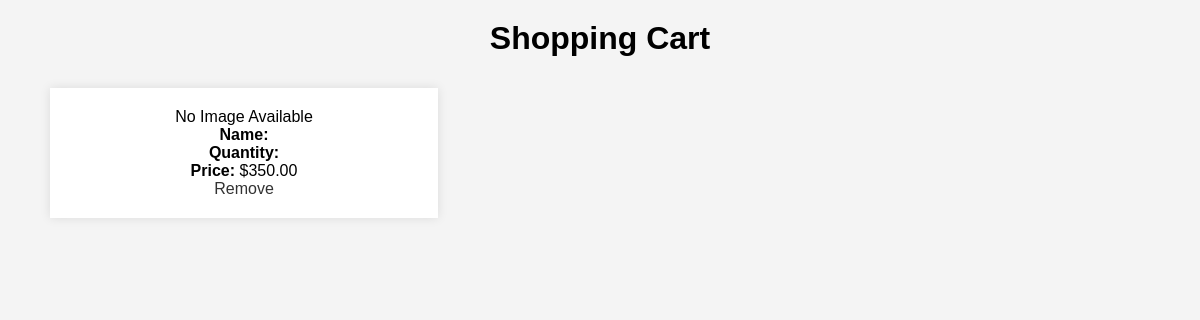
The page /cart/cart/list/ on the database as committed earlier.
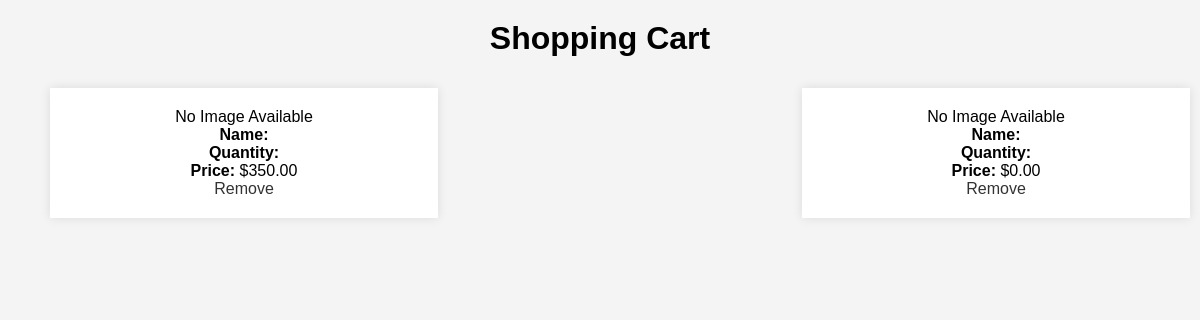
The same page on the database as committed later.
### cart/models.py (models this page shows)
class Cart(models.Model):
    items_name=models.CharField(max_length=32)
    price=models.DecimalField(max_digits=8,decimal_places=2)
    number_of_items=models.PositiveIntegerField(default=1)
    discount=models.DecimalField(max_digits=8,decimal_places=2)
    quantity=models.PositiveIntegerField(default=1)
    description=models.TextField()

### cart/views.py (the view)
# urls.py: path('cart/list/', cart_list, name='cart_list'),
def cart_list(request):
    cart_item = Cart.objects.all()
    return render(request, 'cart/cart_list.html', {'cart_items': cart_item})

### templates/cart/cart_list.html (shortened to what this page needs)
<!DOCTYPE html>
<html lang="en">
<head>
</head>
<body style="font-family: Arial, sans-serif; margin: 0; padding: 0; background-color: #f4f4f4;">
<h1 style="text-align: center; margin-top: 20px;">Shopping Cart</h1>
<ul style="list-style: none; display: flex; justify-content: space-between; flex-wrap: wrap;">
    {% for cart_item in cart_items %}
    <li style="width: 30%; padding: 20px; background-color: #fff; box-shadow: 0 0 10px rgba(0, 0, 0, 0.1); margin: 10px; text-align: center;">
        {% if cart_item.image %}
        <img src="{{ cart_item.image.url }}" alt="Image" style="max-width: 100%; height: auto;"/><br>
        {% else %}
        No Image Available<br>
        {% endif %}
        <strong>Name:</strong> {{ cart_item.name }}<br>
        <strong>Quantity:</strong> {{ cart_item.quantity_of_items }}<br>
        <strong>Price:</strong> ${{ cart_item.price }}<br>
        <a href="{% url 'remove_cart_item' cart_item_id=cart_item.id %}" style="text-decoration: none; color: #333;">Remove</a><br>
    </li>
    {% endfor %}
</ul>
</body>
</html>

Rows that differ between the two databases and show on the page:
added Cart: price "0.00"
